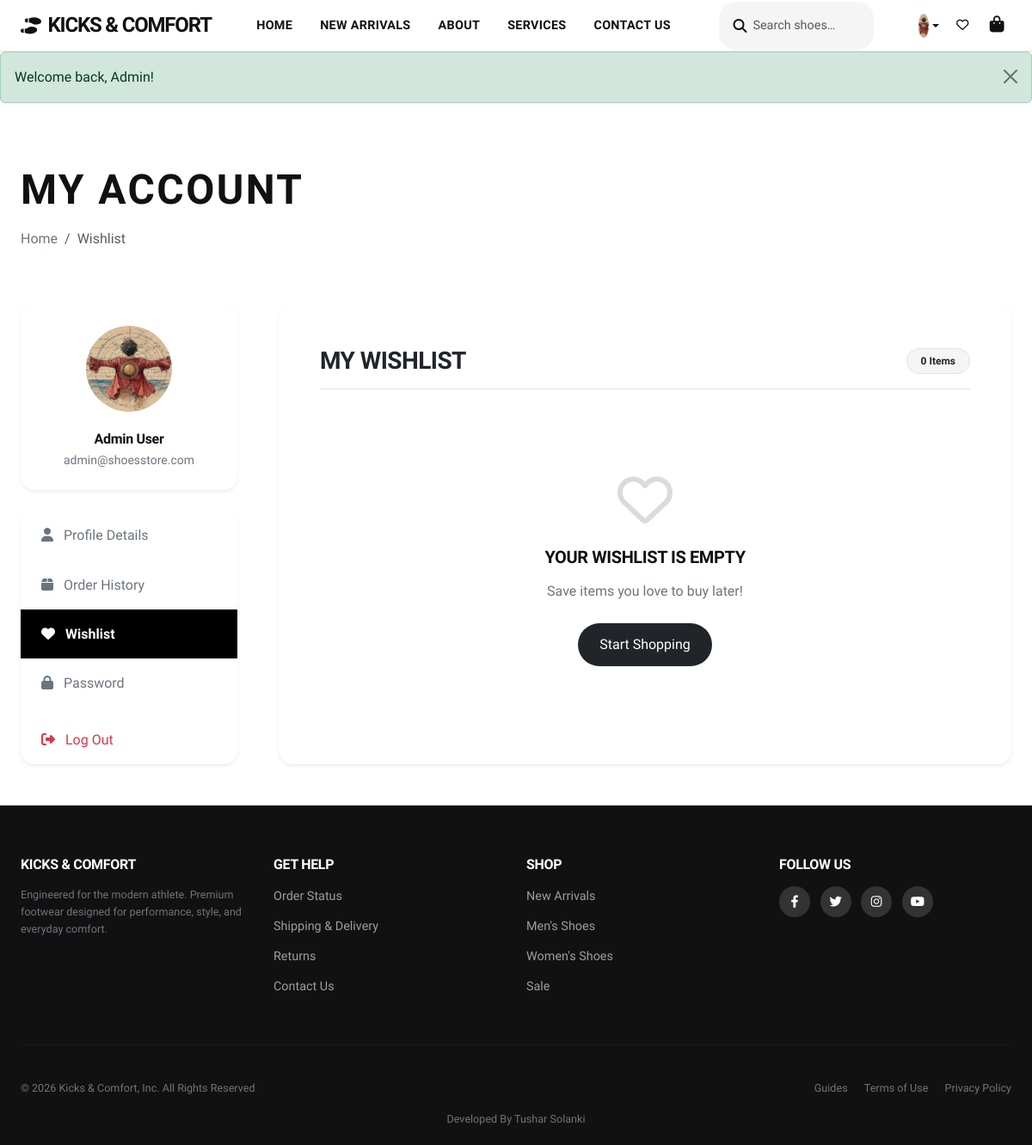
Page /user/wishlist.php (signed in) on the committed database.
### tables this page shows
CREATE TABLE `users` (
  `id` int(11) NOT NULL AUTO_INCREMENT,
  `email` varchar(255) NOT NULL,
  `password` varchar(255) NOT NULL,
  `first_name` varchar(100) DEFAULT NULL,
  `last_name` varchar(100) DEFAULT NULL,
  `phone` varchar(20) DEFAULT NULL,
  `address` text DEFAULT NULL,
  `profile_photo` varchar(255) DEFAULT NULL,
  `role` enum('customer','admin') DEFAULT 'customer',
  `is_active` tinyint(1) DEFAULT 0,
  `activation_token` varchar(100) DEFAULT NULL,
  `reset_token` varchar(100) DEFAULT NULL,
  `reset_token_expiry` datetime DEFAULT NULL,
  `created_at` timestamp NOT NULL DEFAULT current_timestamp(),
  `updated_at` timestamp NOT NULL DEFAULT current_timestamp() ON UPDATE current_timestamp(),
  PRIMARY KEY (`id`),
  UNIQUE KEY `email` (`email`),
  KEY `idx_email` (`email`),
  KEY `idx_role` (`role`),
  KEY `idx_activation` (`activation_token`),
  KEY `idx_reset` (`reset_token`)
);

### includes/db.php (called while the page is built, shortened)
<?php
class Database {
    private $pdo;
    private $stmt;
    public function __construct() {
        try {
            $dsn = "mysql:host=" . DB_HOST . ";dbname=" . DB_NAME . ";charset=utf8mb4";
            $options = [
                PDO::ATTR_ERRMODE => PDO::ERRMODE_EXCEPTION,
                PDO::ATTR_DEFAULT_FETCH_MODE => PDO::FETCH_ASSOC,
                PDO::ATTR_EMULATE_PREPARES => false,
            ];
            $this->pdo = new PDO($dsn, DB_USER, DB_PASS, $options);
        } catch (PDOException $e) {
            if (ENVIRONMENT === 'development') {
                die("Database connection failed: " . $e->getMessage());
            } else {
                die("Database connection failed. Please try again later.");
            }
        }
    }
    public function query($sql, $params = []) {
        try {
            $this->stmt = $this->pdo->prepare($sql);
            $this->stmt->execute($params);
            return $this->stmt;
        } catch (PDOException $e) {
            if (ENVIRONMENT === 'development') {
                throw new Exception("Query failed: " . $e->getMessage());
            } else {
                throw new Exception("Database operation failed.");
            }
        }
    }
    public function fetchOne($sql, $params = []) {
        $this->query($sql, $params);
        return $this->stmt->fetch();
    }
    public function fetchAll($sql, $params = []) {
        $this->query($sql, $params);
        return $this->stmt->fetchAll();
    }
}

### user/wishlist.php (the view, shortened to what this page needs)
<?php
require_once '../includes/header.php';
$db = new Database();
$user = $db->fetchOne("SELECT * FROM users WHERE id = ?", [$_SESSION['user_id']]);
$wishlist_items = $db->fetchAll(
    "SELECT p.*, w.created_at as added_at
     FROM wishlist w
     JOIN products p ON w.product_id = p.id
     WHERE w.user_id = ?
     ORDER BY w.created_at DESC",
    [$_SESSION['user_id']]
);
?>
<div class="container my-5 pt-4">
    <div class="row mb-5">
        <div class="col-12">
            <h1 class="display-5 fw-black text-uppercase ls-1">My Account</h1>
            <nav aria-label="breadcrumb">
                <ol class="breadcrumb">
                    <li class="breadcrumb-item"><a href="<?= BASE_URL ?>" class="text-secondary text-decoration-none">Home</a></li>
                    <li class="breadcrumb-item active" aria-current="page">Wishlist</li>
                </ol>
            </nav>
        </div>
    </div>
    <div class="row g-5">
        <div class="col-lg-3">
            <div class="sticky-top" style="top: 100px; z-index: 1;">
                <div class="card border-0 shadow-sm rounded-4 mb-4">
                    <div class="card-body text-center p-4">
                        <div class="profile-photo-wrapper d-inline-block position-relative mb-3">
                            <?php if (!empty($user['profile_photo'])): ?>
                                <img src="<?= BASE_URL ?>uploads/profiles/<?= $user['profile_photo'] ?>"
                                     alt="Profile Photo"
                                     class="rounded-circle"
                                     style="width: 100px; height: 100px; object-fit: cover;">
                            <?php endif; ?>
                        </div>
                        <h5 class="fw-bold mb-1"><?= e($user['first_name']) ?> <?= e($user['last_name']) ?></h5>
                        <p class="text-secondary small mb-0"><?= e($user['email']) ?></p>
                    </div>
                </div>
                <div class="list-group list-group-flush rounded-4 overflow-hidden border-0 shadow-sm">
                    <a href="profile.php" class="list-group-item list-group-item-action border-0 py-3 px-4 text-secondary">
                        <i class="fas fa-user me-2"></i> Profile Details
                    </a>
                    <a href="orders.php" class="list-group-item list-group-item-action border-0 py-3 px-4 text-secondary">
                        <i class="fas fa-box me-2"></i> Order History
                    </a>
                    <a href="wishlist.php" class="list-group-item list-group-item-action active bg-black border-0 py-3 px-4 fw-bold">
                         <i class="fas fa-heart me-2"></i> Wishlist
                    </a>
                    <a href="change-password.php" class="list-group-item list-group-item-action border-0 py-3 px-4 text-secondary">
                        <i class="fas fa-lock me-2"></i> Password
                    </a>
                    <a href="logout.php" class="list-group-item list-group-item-action border-0 py-3 px-4 text-danger mt-2">
                        <i class="fas fa-sign-out-alt me-2"></i> Log Out
                    </a>
                </div>
            </div>
        </div>
        <div class="col-lg-9">
            <div class="card border-0 shadow-sm rounded-4 h-100">
                <div class="card-body p-4 p-lg-5">
                    <div class="d-flex justify-content-between align-items-center mb-5 border-bottom pb-3">
                        <h2 class="h3 fw-bold mb-0">My Wishlist</h2>
                        <span class="badge bg-light text-dark border rounded-pill px-3 py-2"><?= count($wishlist_items) ?> Items</span>
                    </div>
                    <?php if (empty($wishlist_items)): ?>
                        <div class="text-center py-5">
                            <div class="mb-4">
                                <i class="far fa-heart fa-4x text-muted opacity-25"></i>
                            </div>
                            <h4 class="fw-bold">Your wishlist is empty</h4>
                            <p class="text-secondary mb-4">Save items you love to buy later!</p>
                            <a href="<?= BASE_URL ?>products.php" class="btn btn-dark rounded-pill px-4">Start Shopping</a>
                        </div>
                    <?php endif; ?>
                </div>
            </div>
        </div>
    </div>
</div>
<?php require_once '../includes/footer.php'; ?>

### shoes-store/assets/css/style.css (style rules this page uses)
:root { --primary: #111111; --primary-hover: #333333; --secondary: #757575; --accent: #E5E5E5; --bg-body: #FFFFFF; --bg-light: #F5F5F5; --bg-card: #FFFFFF; --text-main: #111111; --text-secondary: #757575; --text-light: #9E9E9E; --text-white: #FFFFFF; --success: #007600; --warning: #FA5400; --error: #D30005; --info: #000000; --gradient-primary: #111111; --gradient-secondary: #757575; --border-color: #E5E5E5; --border-width: 1px; --shadow-sm: 0 1px 2px rgba(0,0,0,0.05); --shadow: 0 4px 12px rgba(0,0,0,0.05); --shadow-hover: 0 8px 16px rgba(0,0,0,0.1); --radius-sm: 2px; --radius: 4px; --radius-lg: 8px; --radius-full: 9999px; --spacing: 1rem; --container-max: 1440px; --transition: all 0.3s cubic-bezier(0.25, 0.46, 0.45, 0.94); --transition-fast: all 0.15s ease; }
* { margin: 0; padding: 0; box-sizing: border-box; }
body { font-family: 'Helvetica Neue', 'Inter', -apple-system, BlinkMacSystemFont, sans-serif; font-size: 16px; line-height: 1.6; color: var(--text-main); background-color: var(--bg-body); -webkit-font-smoothing: antialiased; -moz-osx-font-smoothing: grayscale; }
h1, h2, h3, h4, h5, h6 { font-weight: 700; line-height: 1.1; color: var(--text-main); margin-bottom: 1rem; letter-spacing: -0.02em; }
h1 { font-size: 3.5rem; font-weight: 900; text-transform: uppercase; }
h2 { font-size: 2.5rem; font-weight: 800; text-transform: uppercase; }
h4 { font-size: 1.25rem; font-weight: 600; text-transform: uppercase; }
h5 { font-size: 1rem; font-weight: 600; }
a { color: var(--text-main); text-decoration: none; transition: var(--transition-fast); }
img { max-width: 100%; height: auto; display: block; }
.container { max-width: var(--container-max); padding-left: 24px; padding-right: 24px; }
.text-uppercase { text-transform: uppercase; letter-spacing: 0.05em; }
.text-muted { color: var(--text-secondary) !important; }
.fw-bold { font-weight: 700 !important; }
.fw-black { font-weight: 900 !important; }
.btn { display: inline-flex; align-items: center; justify-content: center; padding: 12px 24px; font-size: 1rem; font-weight: 500; line-height: 1.5; text-align: center; border-radius: 30px; border: 1px solid transparent; cursor: pointer; transition: var(--transition); text-decoration: none; }
.bg-light { background-color: var(--bg-light) !important; }

### rows in the picture
users: profile_photo (picture), first_name "Admin", last_name "User", email "admin@shoesstore.com"

### other values in the picture
$flash['message'] "Welcome back, Admin!"
count($wishlist_items) "0"
